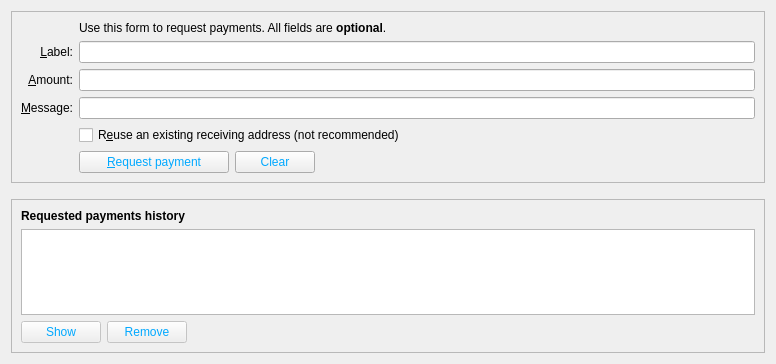
<?xml version="1.0" encoding="UTF-8"?>
<ui version="4.0">
 <class>ReceiveCoinsDialog</class>
 <widget class="QWidget" name="ReceiveCoinsDialog">
  <property name="geometry">
   <rect>
    <x>0</x>
    <y>0</y>
    <width>776</width>
    <height>364</height>
   </rect>
  </property>
  <property name="styleSheet">
   <string notr="true"/>
  </property>
  <layout class="QVBoxLayout" name="verticalLayout" stretch="0,0,1">
   <item>
    <widget class="QFrame" name="frame2">
     <property name="sizePolicy">
      <sizepolicy hsizetype="Preferred" vsizetype="Expanding">
       <horstretch>0</horstretch>
       <verstretch>0</verstretch>
      </sizepolicy>
     </property>
     <property name="frameShape">
      <enum>QFrame::StyledPanel</enum>
     </property>
     <property name="frameShadow">
      <enum>QFrame::Sunken</enum>
     </property>
     <layout class="QVBoxLayout" name="verticalLayout_3">
      <item>
       <layout class="QGridLayout" name="gridLayout">
        <item row="7" column="2">
         <widget class="QCheckBox" name="reuseAddress">
          <property name="toolTip">
           <string>Reuse one of the previously used receiving addresses. Reusing addresses has security and privacy issues. Do not use this unless re-generating a payment request made before.</string>
          </property>
          <property name="text">
           <string>R&amp;euse an existing receiving address (not recommended)</string>
          </property>
         </widget>
        </item>
        <item row="7" column="0">
         <widget class="QLabel" name="label_4">
          <property name="text">
           <string/>
          </property>
         </widget>
        </item>
        <item row="6" column="0">
         <widget class="QLabel" name="label_3">
          <property name="toolTip">
           <string>An optional message to attach to the payment request, which will be displayed when the request is opened. Note: The message will not be sent with the payment over the 1Credit network.</string>
          </property>
          <property name="text">
           <string>&amp;Message:</string>
          </property>
          <property name="alignment">
           <set>Qt::AlignRight|Qt::AlignTrailing|Qt::AlignVCenter</set>
          </property>
          <property name="buddy">
           <cstring>reqMessage</cstring>
          </property>
         </widget>
        </item>
        <item row="4" column="2">
         <widget class="QLineEdit" name="reqLabel">
          <property name="toolTip">
           <string>An optional label to associate with the new receiving address.</string>
          </property>
         </widget>
        </item>
        <item row="6" column="2">
         <widget class="QLineEdit" name="reqMessage">
          <property name="toolTip">
           <string>An optional message to attach to the payment request, which will be displayed when the request is opened. Note: The message will not be sent with the payment over the 1Credit network.</string>
          </property>
         </widget>
        </item>
        <item row="2" column="2">
         <widget class="QLabel" name="label_5">
          <property name="text">
           <string>Use this form to request payments. All fields are &lt;b&gt;optional&lt;/b&gt;.</string>
          </property>
         </widget>
        </item>
        <item row="4" column="0">
         <widget class="QLabel" name="label_2">
          <property name="toolTip">
           <string>An optional label to associate with the new receiving address.</string>
          </property>
          <property name="text">
           <string>&amp;Label:</string>
          </property>
          <property name="alignment">
           <set>Qt::AlignRight|Qt::AlignTrailing|Qt::AlignVCenter</set>
          </property>
          <property name="buddy">
           <cstring>reqLabel</cstring>
          </property>
         </widget>
        </item>
        <item row="5" column="0">
         <widget class="QLabel" name="label">
          <property name="toolTip">
           <string>An optional amount to request. Leave this empty or zero to not request a specific amount.</string>
          </property>
          <property name="text">
           <string>&amp;Amount:</string>
          </property>
          <property name="alignment">
           <set>Qt::AlignRight|Qt::AlignTrailing|Qt::AlignVCenter</set>
          </property>
          <property name="buddy">
           <cstring>reqAmount</cstring>
          </property>
         </widget>
        </item>
        <item row="5" column="2">
         <widget class="BitcoinAmountField" name="reqAmount">
          <property name="minimumSize">
           <size>
            <width>80</width>
            <height>0</height>
           </size>
          </property>
          <property name="toolTip">
           <string>An optional amount to request. Leave this empty or zero to not request a specific amount.</string>
          </property>
         </widget>
        </item>
        <item row="8" column="2">
         <layout class="QHBoxLayout" name="horizontalLayout">
          <item>
           <widget class="QPushButton" name="receiveButton">
            <property name="minimumSize">
             <size>
              <width>150</width>
              <height>0</height>
             </size>
            </property>
            <property name="styleSheet">
             <string notr="true">color:rgb(0, 168, 255)</string>
            </property>
            <property name="text">
             <string>&amp;Request payment</string>
            </property>
            <property name="icon">
             <iconset>
              <normaloff>:/icons/receiving_addresses</normaloff>:/icons/receiving_addresses</iconset>
            </property>
           </widget>
          </item>
          <item>
           <widget class="QPushButton" name="clearButton">
            <property name="sizePolicy">
             <sizepolicy hsizetype="Minimum" vsizetype="Fixed">
              <horstretch>0</horstretch>
              <verstretch>0</verstretch>
             </sizepolicy>
            </property>
            <property name="toolTip">
             <string>Clear all fields of the form.</string>
            </property>
            <property name="styleSheet">
             <string notr="true">color:rgb(0, 168, 255)</string>
            </property>
            <property name="text">
             <string>Clear</string>
            </property>
            <property name="icon">
             <iconset>
              <normaloff>:/icons/remove</normaloff>:/icons/remove</iconset>
            </property>
            <property name="autoDefault">
             <bool>false</bool>
            </property>
           </widget>
          </item>
          <item>
           <spacer name="horizontalSpacer">
            <property name="orientation">
             <enum>Qt::Horizontal</enum>
            </property>
            <property name="sizeHint" stdset="0">
             <size>
              <width>40</width>
              <height>20</height>
             </size>
            </property>
           </spacer>
          </item>
         </layout>
        </item>
        <item row="8" column="0">
         <widget class="QLabel" name="label_7">
          <property name="text">
           <string/>
          </property>
         </widget>
        </item>
       </layout>
      </item>
     </layout>
    </widget>
   </item>
   <item>
    <spacer name="verticalSpacer_2">
     <property name="orientation">
      <enum>Qt::Vertical</enum>
     </property>
     <property name="sizeHint" stdset="0">
      <size>
       <width>20</width>
       <height>10</height>
      </size>
     </property>
    </spacer>
   </item>
   <item>
    <widget class="QFrame" name="frame">
     <property name="sizePolicy">
      <sizepolicy hsizetype="Preferred" vsizetype="Expanding">
       <horstretch>0</horstretch>
       <verstretch>0</verstretch>
      </sizepolicy>
     </property>
     <property name="frameShape">
      <enum>QFrame::StyledPanel</enum>
     </property>
     <property name="frameShadow">
      <enum>QFrame::Raised</enum>
     </property>
     <layout class="QVBoxLayout" name="verticalLayout_2">
      <item>
       <widget class="QLabel" name="label_6">
        <property name="font">
         <font>
          <weight>75</weight>
          <bold>true</bold>
         </font>
        </property>
        <property name="text">
         <string>Requested payments history</string>
        </property>
       </widget>
      </item>
      <item>
       <widget class="QTableView" name="recentRequestsView">
        <property name="contextMenuPolicy">
         <enum>Qt::CustomContextMenu</enum>
        </property>
        <property name="tabKeyNavigation">
         <bool>false</bool>
        </property>
        <property name="sortingEnabled">
         <bool>true</bool>
        </property>
       </widget>
      </item>
      <item>
       <layout class="QHBoxLayout" name="horizontalLayout_2">
        <item>
         <widget class="QPushButton" name="showRequestButton">
          <property name="enabled">
           <bool>false</bool>
          </property>
          <property name="toolTip">
           <string>Show the selected request (does the same as double clicking an entry)</string>
          </property>
          <property name="styleSheet">
           <string notr="true">color:rgb(0, 168, 255)</string>
          </property>
          <property name="text">
           <string>Show</string>
          </property>
          <property name="icon">
           <iconset>
            <normaloff>:/icons/edit</normaloff>:/icons/edit</iconset>
          </property>
          <property name="autoDefault">
           <bool>false</bool>
          </property>
         </widget>
        </item>
        <item>
         <widget class="QPushButton" name="removeRequestButton">
          <property name="enabled">
           <bool>false</bool>
          </property>
          <property name="toolTip">
           <string>Remove the selected entries from the list</string>
          </property>
          <property name="styleSheet">
           <string notr="true">color:rgb(0, 168, 255);
</string>
          </property>
          <property name="text">
           <string>Remove</string>
          </property>
          <property name="icon">
           <iconset>
            <normaloff>:/icons/remove</normaloff>:/icons/remove</iconset>
          </property>
          <property name="autoDefault">
           <bool>false</bool>
          </property>
         </widget>
        </item>
        <item>
         <spacer name="horizontalSpacer_2">
          <property name="orientation">
           <enum>Qt::Horizontal</enum>
          </property>
          <property name="sizeHint" stdset="0">
           <size>
            <width>40</width>
            <height>20</height>
           </size>
          </property>
         </spacer>
        </item>
       </layout>
      </item>
     </layout>
    </widget>
   </item>
  </layout>
 </widget>
 <customwidgets>
  <customwidget>
   <class>BitcoinAmountField</class>
   <extends>QLineEdit</extends>
   <header>bitcoinamountfield.h</header>
   <container>1</container>
  </customwidget>
 </customwidgets>
 <tabstops>
  <tabstop>reqLabel</tabstop>
  <tabstop>reqAmount</tabstop>
  <tabstop>reqMessage</tabstop>
  <tabstop>reuseAddress</tabstop>
  <tabstop>receiveButton</tabstop>
  <tabstop>clearButton</tabstop>
  <tabstop>recentRequestsView</tabstop>
  <tabstop>showRequestButton</tabstop>
  <tabstop>removeRequestButton</tabstop>
 </tabstops>
 <resources>
  <include location="H:/bitcoin.qrc"/>
 </resources>
 <connections/>
</ui>
